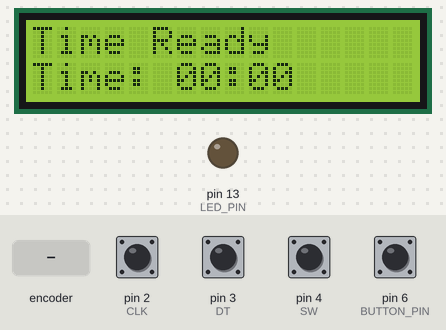
A sketch run on a simulated Arduino Uno, built with avr-gcc and run on an emulated ATmega328P. On the bench: 16×2 character LCD, output pins drawn as LEDs (lit = HIGH). The test bench sets the inputs (shaded band); at power-on: pin 2 (CLK), pin 3 (DT), pin 4 (SW), pin 6 (BUTTON_PIN) HIGH. Pins used as bus, display or sensor lines are not drawn.

Above: at 1.2 s.
1.3 s: rotary encoder on pin 2 (CLK) / pin 3 (DT) turned 3 steps (first pin leading)
At 3.0 s:
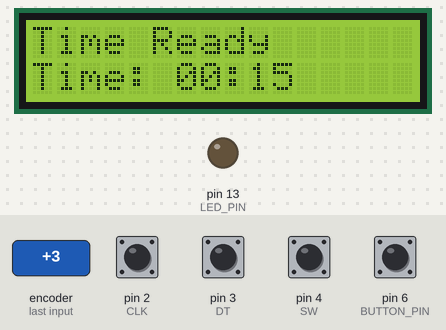
3.4 s: pin 4 (SW) pulled LOW for 0.15 s
At 4.2 s:
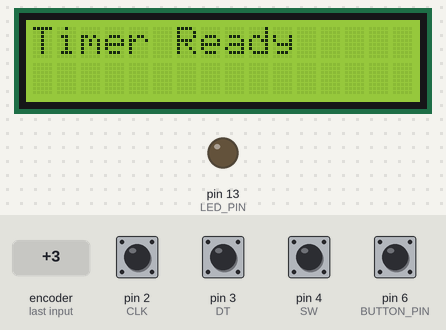
At 5.2 s:
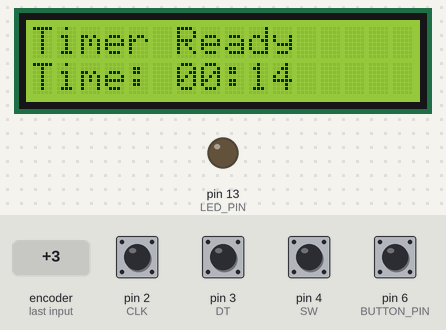
Timing chart, 0 to 21.3 s (numbered marks = the images above; inputs shaded):
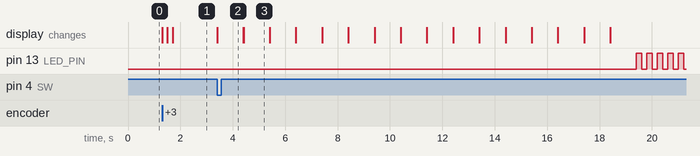

The sketch:

Version1.0.ino
```cpp
#include <LiquidCrystal.h>

// LCD Pins: RS, E, D4, D5, D6, D7
LiquidCrystal lcd(7, 8, 9, 10, 11, 12);

// First Rotary Encoder (Timer Control)
#define CLK 2
#define DT 3
#define SW 4

// Pushbutton to switch screen views
#define BUTTON_PIN 6

// Buzzer and LED
#define BUZZER_PIN 12
#define LED_PIN 13

// Thermistor analog pin
#define THERMISTOR_PIN A0

// ----- Globals -----
int timerSeconds = 0;
int lastClkState;
bool isCountingDown = false;
unsigned long lastUpdate = 0;
bool buttonPressed = false;

// View state
int screenView = 0;  // 0 = timer, 1 = temperature
bool lastButtonState = HIGH;
unsigned long lastDebounceTime = 0;
const unsigned long debounceDelay = 50;

void setup() {
  // Rotary encoder setup
  pinMode(CLK, INPUT);
  pinMode(DT, INPUT);
  pinMode(SW, INPUT_PULLUP);

  // Buzzer and LED setup
  pinMode(BUZZER_PIN, OUTPUT);
  digitalWrite(BUZZER_PIN, LOW);
  pinMode(LED_PIN, OUTPUT);
  digitalWrite(LED_PIN, LOW);

  // Pushbutton setup
  pinMode(BUTTON_PIN, INPUT_PULLUP);

  // LCD setup
  lcd.begin(16, 2);
  lcd.clear();
  lcd.setCursor(0, 0);
  lcd.print("Time Ready");
  lcd.setCursor(0, 1);
  lcd.print("Time: 00:00");

  lastClkState = digitalRead(CLK);
}

void loop() {
  handleScreenToggle();

  if (screenView == 0) {
    // -------- TIMER WINDOW --------
    if (!isCountingDown) {
      handleEncoder();
      if (digitalRead(SW) == LOW && !buttonPressed) {
        buttonPressed = true;
        if (timerSeconds > 0) {
          isCountingDown = true;
          lcd.clear();
          lcd.setCursor(0, 0);
          lcd.print("Timer Ready");
          delay(1000);
        }
      } else if (digitalRead(SW) == HIGH) {
        buttonPressed = false;
      }
      showTime(timerSeconds);
    } else {
      if (millis() - lastUpdate >= 1000) {
        lastUpdate = millis();
        if (timerSeconds > 0) {
          timerSeconds--;
          showTime(timerSeconds);
        } else {
          isCountingDown = false;
          buzzAlert();
          lcd.clear();
          lcd.setCursor(0, 0);
          lcd.print("Time's Up!");
          delay(1000);
        }
      }
    }
  }

  else if (screenView == 1) {
    // -------- TEMPERATURE WINDOW --------
    float voltage = analogRead(THERMISTOR_PIN) * (5.0 / 1023.0);
    float temperatureC = (voltage - 0.5) * 100;  // Adjust based on your thermistor specs

    lcd.clear();
    lcd.setCursor(0, 0);
    lcd.print("Temp Reading:");
    lcd.setCursor(0, 1);
    lcd.print(temperatureC, 2);
    lcd.print(" C");

    delay(500); // Refresh rate
  }
}

// ---------- FUNCTIONS ----------

void handleEncoder() {
  int currentClk = digitalRead(CLK);
  if (currentClk != lastClkState && currentClk == LOW) {
    if (digitalRead(DT) != currentClk) {
      timerSeconds += 5;
    } else {
      timerSeconds -= 5;
    }
    timerSeconds = constrain(timerSeconds, 0, 300);
  }
  lastClkState = currentClk;
}

void showTime(int secondsLeft) {
  int minutes = secondsLeft / 60;
  int seconds = secondsLeft % 60;

  lcd.setCursor(0, 1);
  lcd.print("Time: ");
  if (minutes < 10) lcd.print("0");
  lcd.print(minutes);
  lcd.print(":");
  if (seconds < 10) lcd.print("0");
  lcd.print(seconds);
  lcd.print("    ");  // clear leftover chars
}

void buzzAlert() {
  for (int i = 0; i < 8; i++) {
    digitalWrite(BUZZER_PIN, HIGH);
    digitalWrite(LED_PIN, HIGH);
    delay(200);
    digitalWrite(BUZZER_PIN, LOW);
    digitalWrite(LED_PIN, LOW);
    delay(200);
  }

  // Flash LED until knob pressed again
  while (true) {
    digitalWrite(LED_PIN, HIGH);
    delay(300);
    digitalWrite(LED_PIN, LOW);
    delay(300);

    if (digitalRead(SW) == LOW) {
      delay(50);
      if (digitalRead(SW) == LOW) {
        while (digitalRead(SW) == LOW);
        break;
      }
    }
  }

  digitalWrite(LED_PIN, LOW);
}

void handleScreenToggle() {
  int reading = digitalRead(BUTTON_PIN);

  if (reading != lastButtonState) {
    lastDebounceTime = millis();
  }

  if ((millis() - lastDebounceTime) > debounceDelay) {
    if (reading == LOW && lastButtonState == HIGH) {
      screenView = (screenView + 1) % 2;  // Toggle between 0 and 1
    }
  }

  lastButtonState = reading;
}
```

Measured:
- after the input at 1.3 s, the display: first changes at once (image 1 shows a later state)
- after the input at 3.4 s, pin 13 (LED_PIN): alternates HIGH for 0.20 s and LOW for 0.20 s, starting after 16.0 s; the display: changes at once (image 2)
- what the display in image 3 shows lasts 1.0 s, from 4.4 s to 5.4 s
